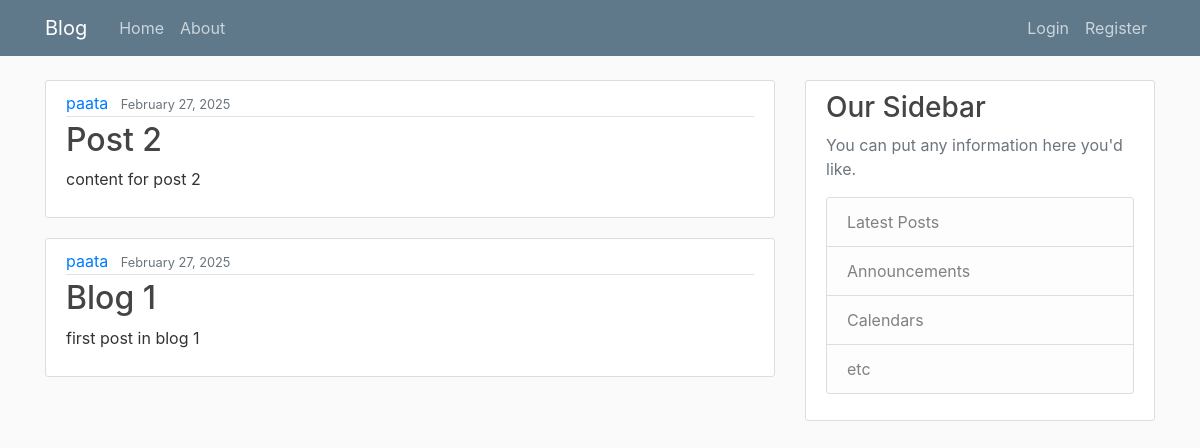
The app's page /, older data.
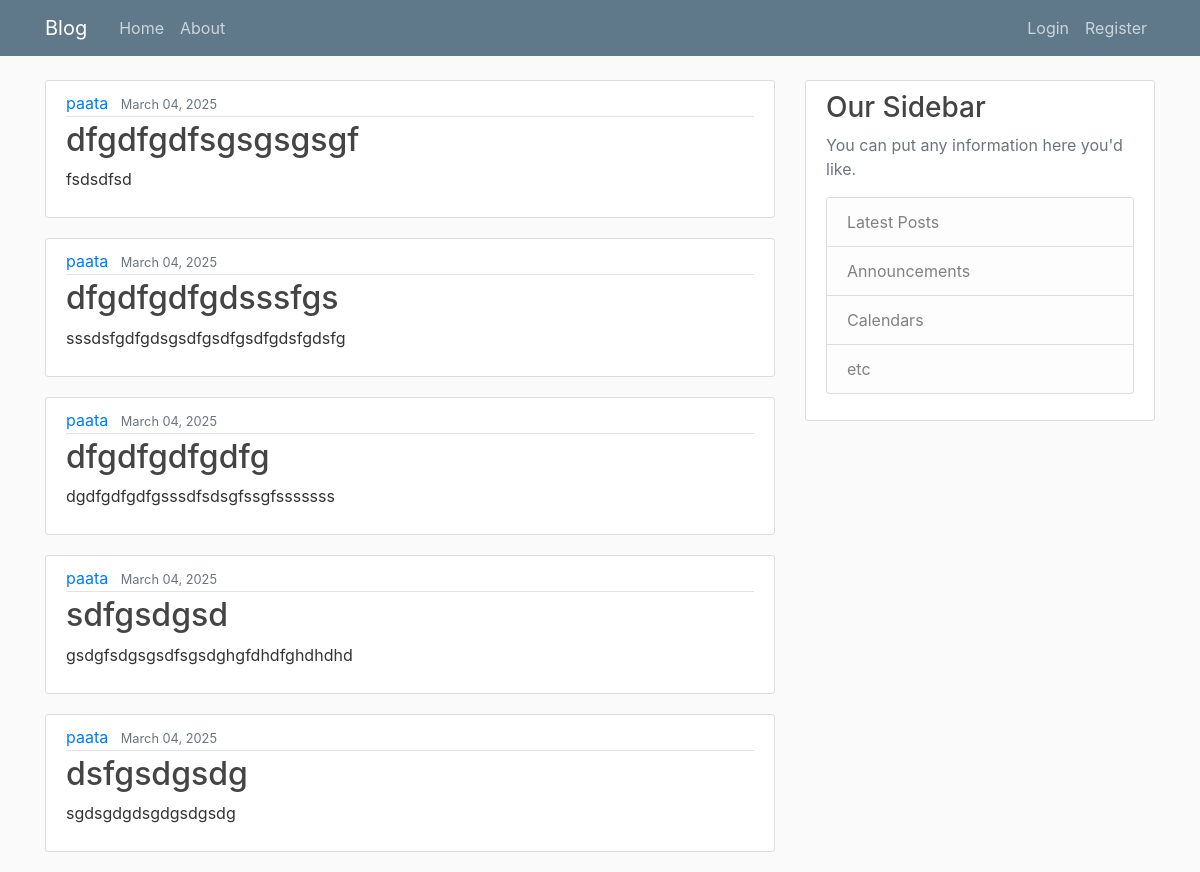
The same page, newer data.
### blog/models.py (models this page shows, shortened)
class Post(models.Model):
    title = models.CharField(max_length=100)
    content = models.TextField()
    date_posted = models.DateTimeField(default=timezone.now)
    author = models.ForeignKey(User, on_delete=models.CASCADE)

### blog/views.py (the view)
# urls.py: path('', PostListView.as_view(), name='blog-home'),
class PostListView(ListView):
    model = Post
    template_name = 'blog/home.html'
    context_object_name = 'posts'
    ordering = ['-date_posted']
    paginate_by = 5

### blog/templates/blog/home.html
{% extends 'blog/base.html' %}
{% block content %}
    {% for post in posts %}
            <article class="media content-section">
              <div class="media-body">
                <div class="article-metadata">
                  <a class="mr-2" href="#">{{ post.author }}</a>
                  <small class="text-muted">{{ post.date_posted|date:"F d, Y" }}</small>
                </div>
                <h2><a class="article-title" href="#">{{ post.title }}</a></h2>
                <p class="article-content">{{ post.content }}</p>
              </div>
            </article>
    {% endfor %}
{% endblock content %}

Row changes from the older to the newer data that the page shows:
removed Post: author "paata", date_posted "February 27, 2025", title "Post 2", content "content for post 2"
no longer on this page (row unchanged): Post: author "paata", date_posted "February 27, 2025", title "Blog 1", content "first post in blog 1"
added Post: author "paata", date_posted "March 04, 2025", title "dfgdfgdfsgsgsgsgf", content "fsdsdfsd"
added Post: author "paata", date_posted "March 04, 2025", title "dfgdfgdfgdsssfgs", content "sssdsfgdfgdsgsdfgsdfgsdfgdsfgdsfg"
added Post: author "paata", date_posted "March 04, 2025", title "dfgdfgdfgdfg", content "dgdfgdfgdfgsssdfsdsgfssgfsssssss"
added Post: author "paata", date_posted "March 04, 2025", title "sdfgsdgsd", content "gsdgfsdgsgsdfsgsdghgfdhdfghdhdhd"
added Post: author "paata", date_posted "March 04, 2025", title "dsfgsdgsdg", content "sgdsgdgdsgdgsdgsdg"
